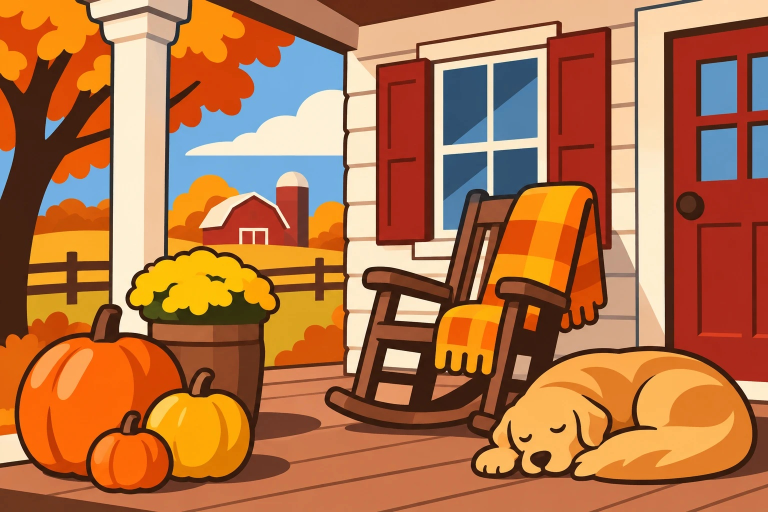
#> input picture research/segment/src/autumn-porch.jpg, 1536 x 1024 px (shown at 1/2 size)
$ python pair_segment.py src/autumn-porch.jpg src/christmas-market.jpg src/christmas-market.jpg 5 5 5
#> lines starting #> are read from the running program, lines starting #| are printed output that depends on the picture
"""Two-step page: regions come from the LINE ART; colour comes from the painted version of the same drawing.
The painting may be a slightly different size / slightly misaligned, so it is resized and aligned first."""
import sys, json, time, numpy as np, cv2
line_p, col_p, out = sys.argv[1], sys.argv[2], sys.argv[3]
INK = int(sys.argv[4]) if len(sys.argv) > 4 else 110; MIN = int(sys.argv[5]) if len(sys.argv) > 5 else 250; N = int(sys.argv[6]) if len(sys.argv) > 6 else 36
t0 = time.time()
line = cv2.imread(line_p); col = cv2.imread(col_p)
#> further down, line is the input picture: shape (1024, 1536, 3); mean B, G, R 73.5, 115.6, 178.7
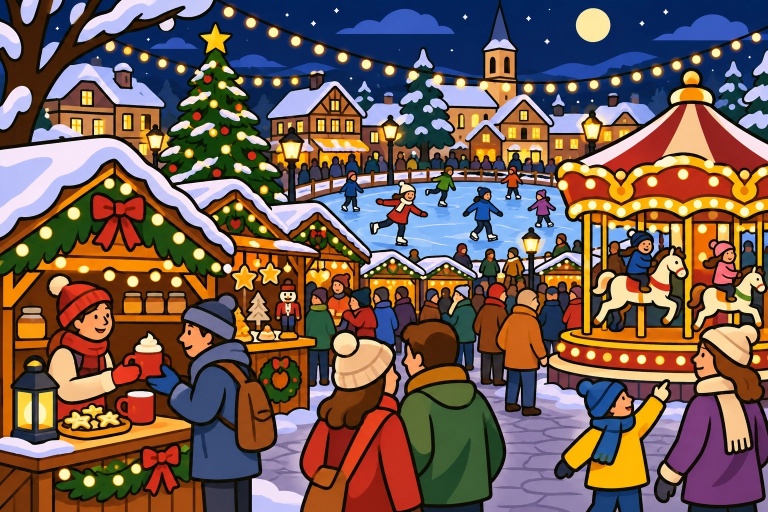
#> input picture research/segment/src/christmas-market.jpg, 1536 x 1024 px (shown at 1/2 size)
#> further down, col is the input picture: shape (1024, 1536, 3); mean B, G, R 82.3, 92.2, 115.2
h, w = line.shape[:2]; col = cv2.resize(col, (w, h), interpolation=cv2.INTER_LANCZOS4)
#> after `h, w = line.shape[:2]`: h = 1024; w = 1536
# align: ECC on edge maps (translation + scale), handles ChatGPT's slight reframing
g1 = cv2.GaussianBlur(cv2.cvtColor(line, cv2.COLOR_BGR2GRAY), (0, 0), 2)
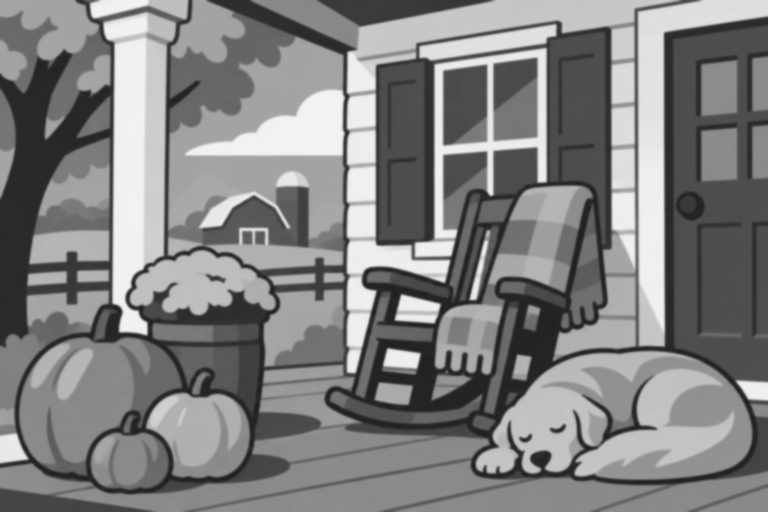
#> g1: shape (1024, 1536) (shown at 1/2 size); min 30, max 243, mean 129.7
g2 = cv2.GaussianBlur(cv2.cvtColor(col, cv2.COLOR_BGR2GRAY), (0, 0), 2)
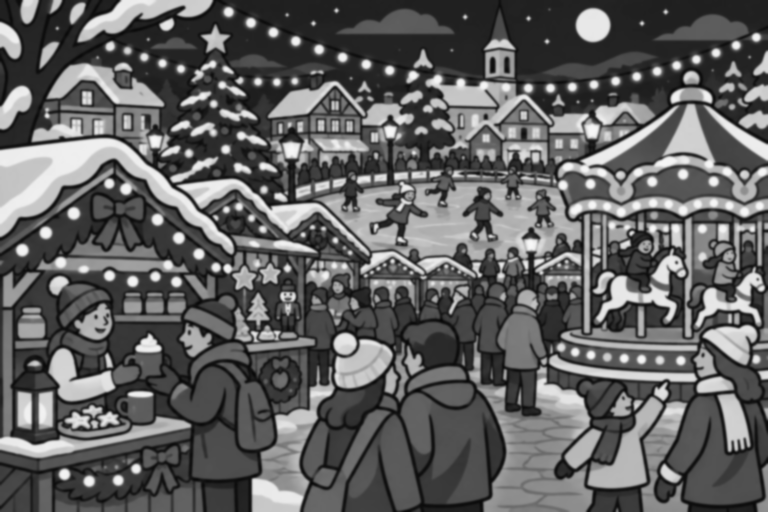
#> g2: shape (1024, 1536) (shown at 1/2 size); min 6, max 248, mean 97.9
e1 = cv2.Canny(g1, 50, 150).astype(np.float32); e2 = cv2.Canny(g2, 50, 150).astype(np.float32)
#> after `e1 = cv2.Canny(g1, 50, 150).astype(np.float32)`:
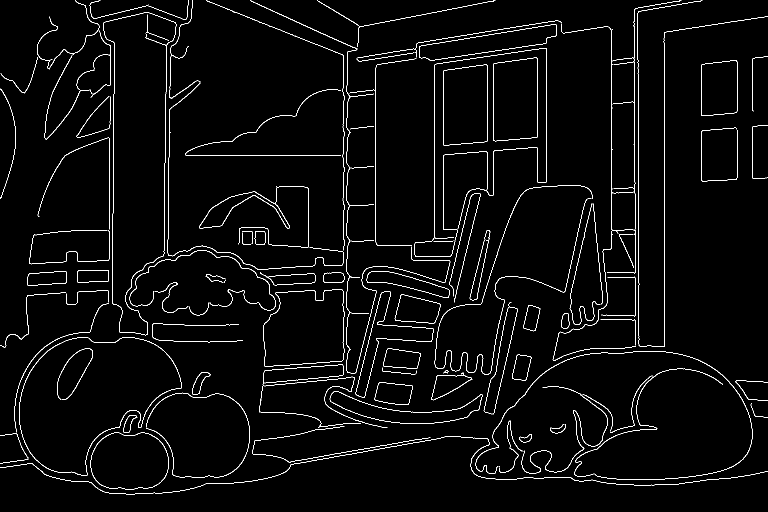
#> e1: shape (1024, 1536) float32 (shown at 1/2 size); 2.6% white in thin lines or dots
#> after `e2 = cv2.Canny(g2, 50, 150).astype(np.float32)`:
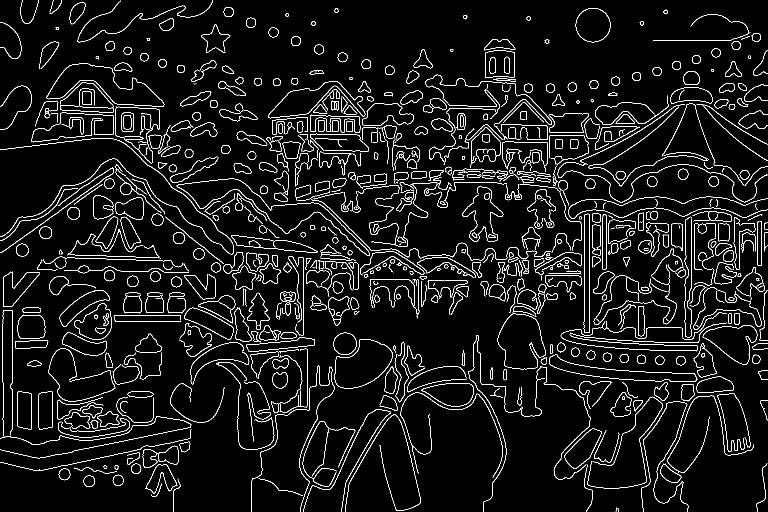
#> e2: shape (1024, 1536) float32 (shown at 1/2 size); 5.7% white in thin lines or dots
e1 = cv2.GaussianBlur(e1, (0, 0), 4); e2 = cv2.GaussianBlur(e2, (0, 0), 4)
#> after `e1 = cv2.GaussianBlur(e1, (0, 0), 4)`:
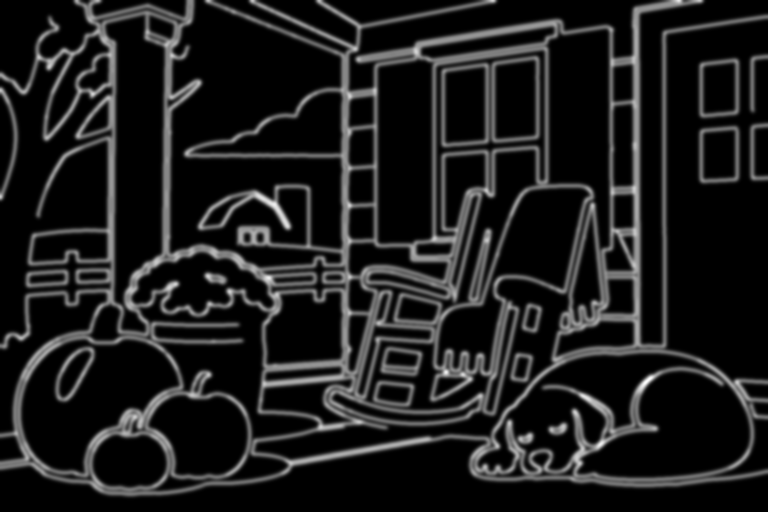
#> e1: shape (1024, 1536) float32 (shown at 1/2 size); min 0, max 58.03, mean 6.7; drawn with min black and max white
#> after `e2 = cv2.GaussianBlur(e2, (0, 0), 4)`:
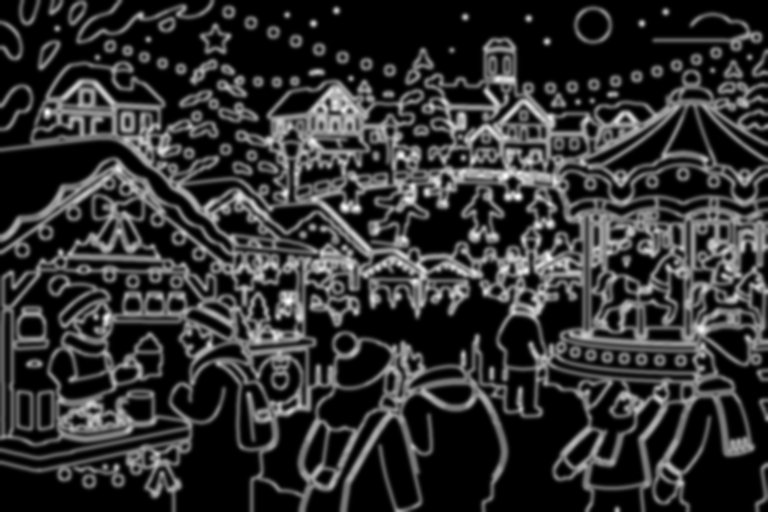
#> e2: shape (1024, 1536) float32 (shown at 1/2 size); min 0, max 71.99, mean 14.5; drawn with min black and max white
warp = np.eye(2, 3, dtype=np.float32)
try:
    cc, warp = cv2.findTransformECC(e1, e2, warp, cv2.MOTION_AFFINE, (cv2.TERM_CRITERIA_EPS | cv2.TERM_CRITERIA_COUNT, 200, 1e-5), None, 5)
    col = cv2.warpAffine(col, warp, (w, h), flags=cv2.INTER_LINEAR + cv2.WARP_INVERSE_MAP, borderMode=cv2.BORDER_REPLICATE)
    print('aligned, ecc', round(float(cc), 3), 'warp', np.round(warp, 3).tolist())
except cv2.error as e:
    print('alignment failed, using unaligned', str(e)[:80])
# ink from the line art
L = cv2.cvtColor(line, cv2.COLOR_BGR2GRAY)
ink = (L < INK).astype(np.uint8)
#> ink: shape (1024, 1536); every value is 0
ink = cv2.morphologyEx(ink, cv2.MORPH_CLOSE, np.ones((3, 3), np.uint8))
n, labels = cv2.connectedComponents((1 - ink).astype(np.uint8), connectivity=4); labels = labels.astype(np.int32)
#> after `n, labels = cv2.connectedComponents((1 - ink).astype(np.uint8), connec`: labels: shape (1024, 1536) int32; every value is 1
#> after `n, labels = cv2.connectedComponents((1 - ink).astype(np.uint8), connec`: n = 2
areas = np.bincount(labels.ravel(), minlength=n)
#> areas = [0, 1572864]
for r in [r for r in range(1, n) if 0 < areas[r] < MIN]:
    m = (labels == r).astype(np.uint8); ring = cv2.dilate(m, np.ones((7, 7), np.uint8)) - m; nb = labels[ring > 0]; nb = nb[(nb != r) & (nb > 0)]
    if nb.size: labels[m > 0] = np.bincount(nb).argmax()
#> this loop made 0 passes
_, labels = np.unique(labels, return_inverse=True); labels = labels.reshape(h, w).astype(np.int32)
#> after `labels = labels.reshape(h, w).astype(np.int32)`: labels: shape (1024, 1536) int32; every value is 0
R = labels.max()
#> R = 0
# dominant colour per region from the painting (median in Lab, ignoring ink pixels)
lab = cv2.cvtColor(col, cv2.COLOR_BGR2LAB).reshape(-1, 3).astype(np.float32); flat = labels.ravel()
cnt = np.bincount(flat, minlength=R + 1).astype(np.float64)
#> cnt = [1572864]
means = np.stack([np.bincount(flat, weights=lab[:, c], minlength=R + 1) for c in range(3)], 1) / np.maximum(cnt, 1)[:, None]
#> means = [[105.5, 140.5, 137.1]]
crit = (cv2.TERM_CRITERIA_EPS + cv2.TERM_CRITERIA_MAX_ITER, 50, 0.5)
#> (the run stopped early here; a loop or call above may not have finished)
